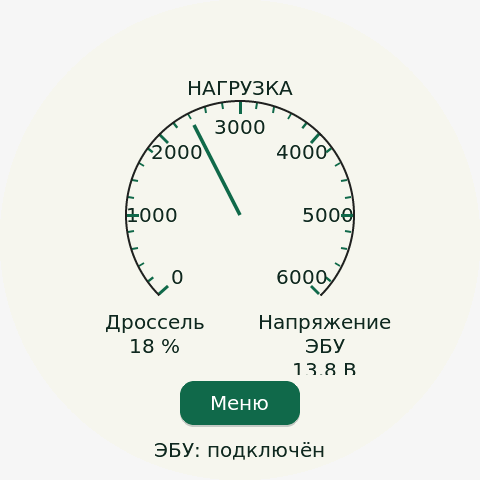
#> input picture docs/images/lvgl/custom-load.png, 480 x 480 px, given in place of screen-00-light.png, which was not available
$ python export_gallery.py ../docs/images/lvgl
#> lines starting #> are read from the running program, lines starting #| are printed output that depends on the picture
#!/usr/bin/env python3
"""Export actual simulator PPM framebuffers to documentation PNGs (requires Pillow)."""
from pathlib import Path
import argparse
from PIL import Image, ImageDraw
p=argparse.ArgumentParser();p.add_argument('render_directory',type=Path)
p.add_argument('--output',type=Path,default=Path(__file__).resolve().parents[1]/'docs/images/lvgl')
a=p.parse_args();a.output.mkdir(parents=True,exist_ok=True)
for source in sorted(a.render_directory.glob('*.ppm')):
    if source.name.startswith('custom-'):
        continue
    Image.open(source).save(a.output/(source.stem+'.png'))
sheet=Image.new('RGB',(1200,1040),'#dddcd5');d=ImageDraw.Draw(sheet)
#> after `sheet = Image.new('RGB', (1200, 1040), '#dddcd5')`:
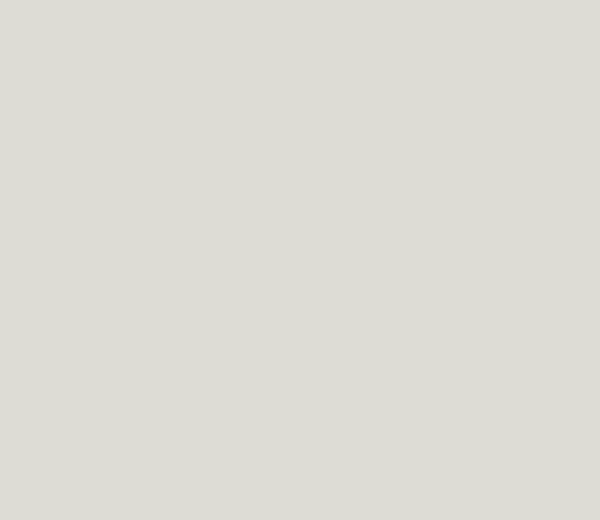
#> sheet: PIL image 1200x1040 RGB (shown at 1/2 size); mean R, G, B 221, 220, 213
d.text((15,8),'LVGL 9.6.0 / SIMULATION DATA / 10 screens / light and dark',(0,0,0))
for theme in range(2):
    for n in range(10):
        name=f'screen-{n:02}-'+('dark' if theme else 'light')
        im=Image.open(a.output/(name+'.png'))
#> im is the input picture: PIL image 480x480 RGB; mean R, G, B 235, 237.7, 230.8
        sheet.paste(im.resize((240,240)),((n%5)*240,30+theme*500+(n//5)*250))
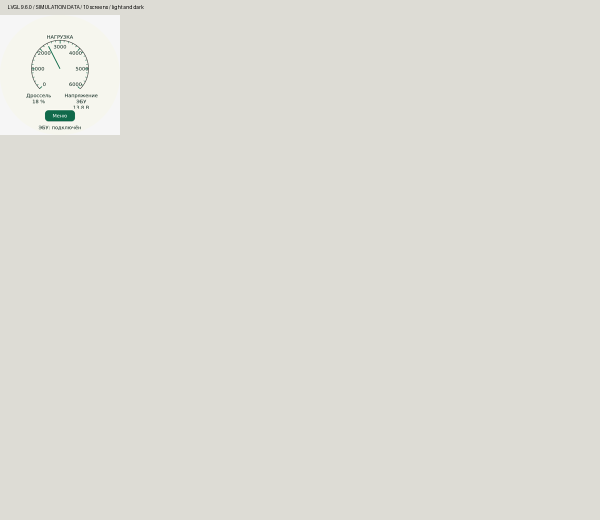
#> sheet: PIL image 1200x1040 RGB (shown at 1/2 size); mean R, G, B 221.5, 220.7, 213.7
#> (the run stopped early here; a loop or call above may not have finished)

$ run again, on docs/images/lvgl/screen-00-light.png
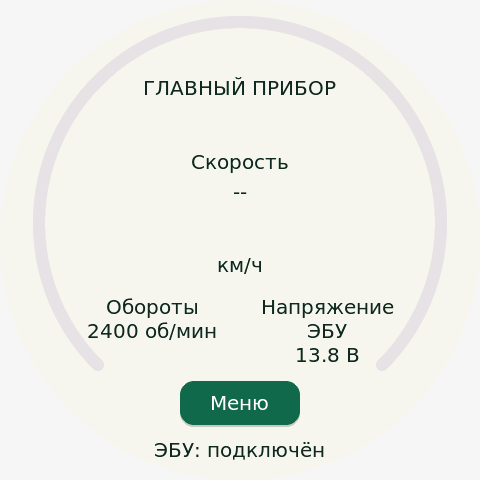
#> input picture docs/images/lvgl/screen-00-light.png, 480 x 480 px
#> im is the input picture: PIL image 480x480 RGB; mean R, G, B 236.2, 238.3, 232.1
#> `sheet.paste(im.resize((240,240)),((n%5)*240,30+theme*500+(n//5)*250))`:
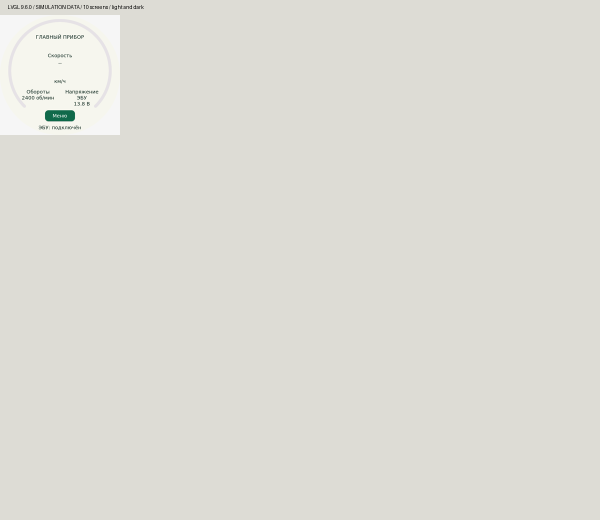
#> sheet: PIL image 1200x1040 RGB (shown at 1/2 size); mean R, G, B 221.6, 220.7, 213.8
